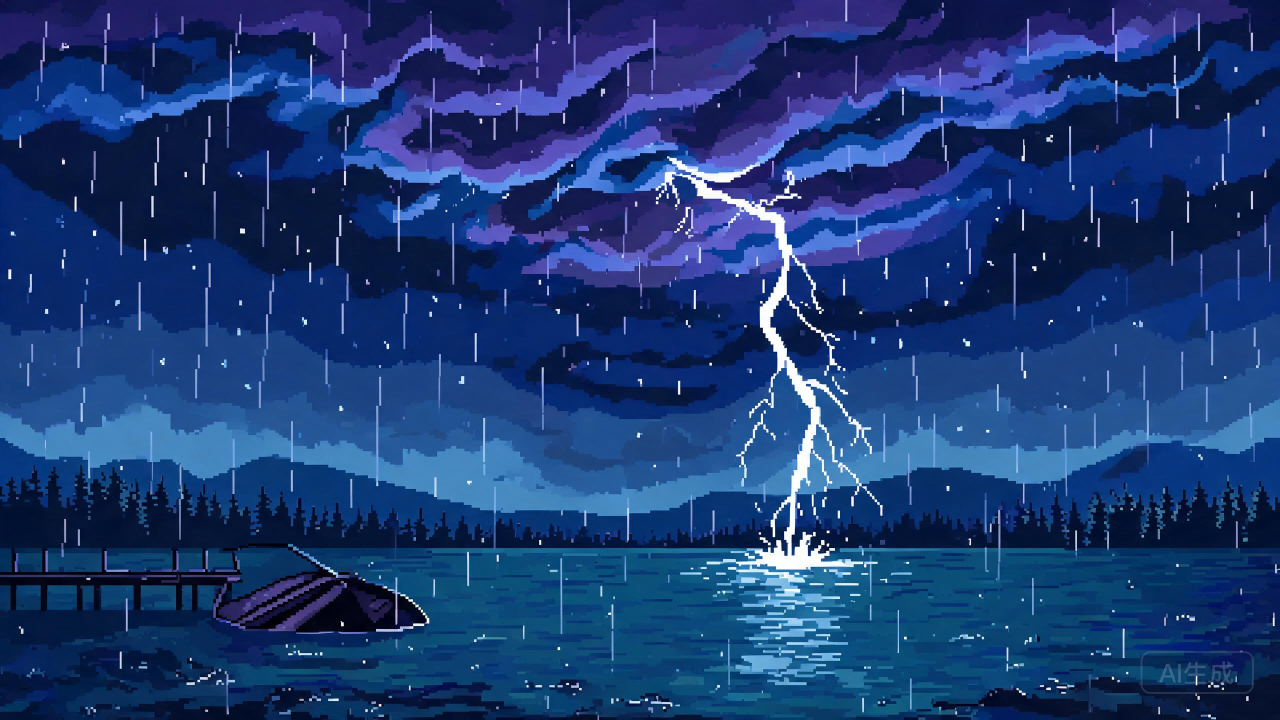
#> input picture assets/bg_storm.jpg, 2560 x 1440 px, found by its file name (shown at 1/2 size)
$ python gen_cg.py
#> lines starting #> are read from the running program, lines starting #| are printed output that depends on the picture
#!/usr/bin/env python3
"""Convert Seedream-generated CG backdrops into game palette-indexed C arrays.
Output: cg_scenes.h  (CG_PAL[][][3] + CG_IMG[][512*288])"""
from PIL import Image
import os

W, H = 512, 288
NCOL = 96  # per-scene palette size after quantization
OUT = "/workspace/cg_scenes.h"

def build(path):
#> called with path = '/workspace/assets/bg_storm.jpg'
    im = Image.open(path).convert("RGB")
#> im is the input picture: PIL image 2560x1440 RGB; mean R, G, B 26.7, 58.4, 116.9
    # cover-crop to 16:9 then downscale (Lanczos) -> crisp, then quantize
    tw, th = im.size
#> tw = 2560; th = 1440
    target = 16/9.0
    cur = tw/float(th)
#> cur = 1.78
    if cur > target:
        nw = int(th*target); x0 = (tw-nw)//2; im = im.crop((x0,0,x0+nw,th))
    else:
        nh = int(tw/target); y0 = (th-nh)//2; im = im.crop((0,y0,tw,y0+nh))
#> after `nh = int(tw / target)`: nh = 1440
#> after `y0 = (th - nh) // 2`: y0 = 0
    im = im.resize((W,H), Image.LANCZOS)
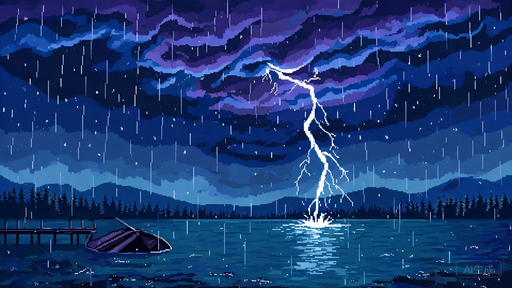
#> im: PIL image 512x288 RGB; mean R, G, B 26.8, 58.4, 116.9
    # posterize a bit for retro feel
    q = im.quantize(colors=NCOL, method=Image.MEDIANCUT, dither=Image.FLOYDSTEINBERG)
    pal = q.getpalette()[:NCOL*3]
#> pal = 288 values, max 245 at index 2, min 1 at index 279, mean 67.99
    idx = list(q.getdata())  # W*H
#> idx = 147456 items
    return pal, idx

def fmt_pal(pal):
    rows=[]
#> rows = []
    for i in range(0,len(pal),3):
        rows.append("{%d,%d,%d}"%(pal[i],pal[i+1],pal[i+2]))
#> this loop made 96 passes
#> i on passes 2 to 13: 3, 6, 9, 12, 15, 18, 21, 24, 27, 30, 33, 36
#> after the loop, rows = 96 items, first 6: '{233,241,245}', '{144,181,214}', '{117,150,204}', '{76,143,199}', '{81,136,195}', '{70,136,191}'
    return ",".join(rows)

def fmt_idx(idx):
    rows=[]
    for i in range(0,len(idx),48):
        rows.append(",".join(str(idx[i+j]) for j in range(min(48,len(idx)-i))))
    return ",\n".join(rows)

def main():
    scenes={1:"bg_storm",2:"bg_dawn",3:"bg_pier",4:"bg_sun"}
    out=[]
    out.append("/* Auto-generated CG backdrops. Do not edit. */")
    out.append("#ifndef CG_SCENES_H")
    out.append("#define CG_SCENES_H")
    out.append("#define CG_W 512")
    out.append("#define CG_H 288")
    out.append("#define CG_N %d"%len(scenes))
    out.append("#define CG_NCOL %d"%NCOL)
    out.append("static const int CG_PALCNT[CG_N]=%s;"%("{"+",".join(str(NCOL) for _ in scenes)+"}"))
    out.append("static const unsigned char CG_PAL[CG_N][CG_NCOL][3]={")
    pals=[]
    for i,p in scenes.items():
        pals.append("{"+fmt_pal(build(os.path.join("/workspace/assets",p+".jpg"))[0])+"}")
#> pass 2 of the loop in main, `for i,p in scenes.items():`:
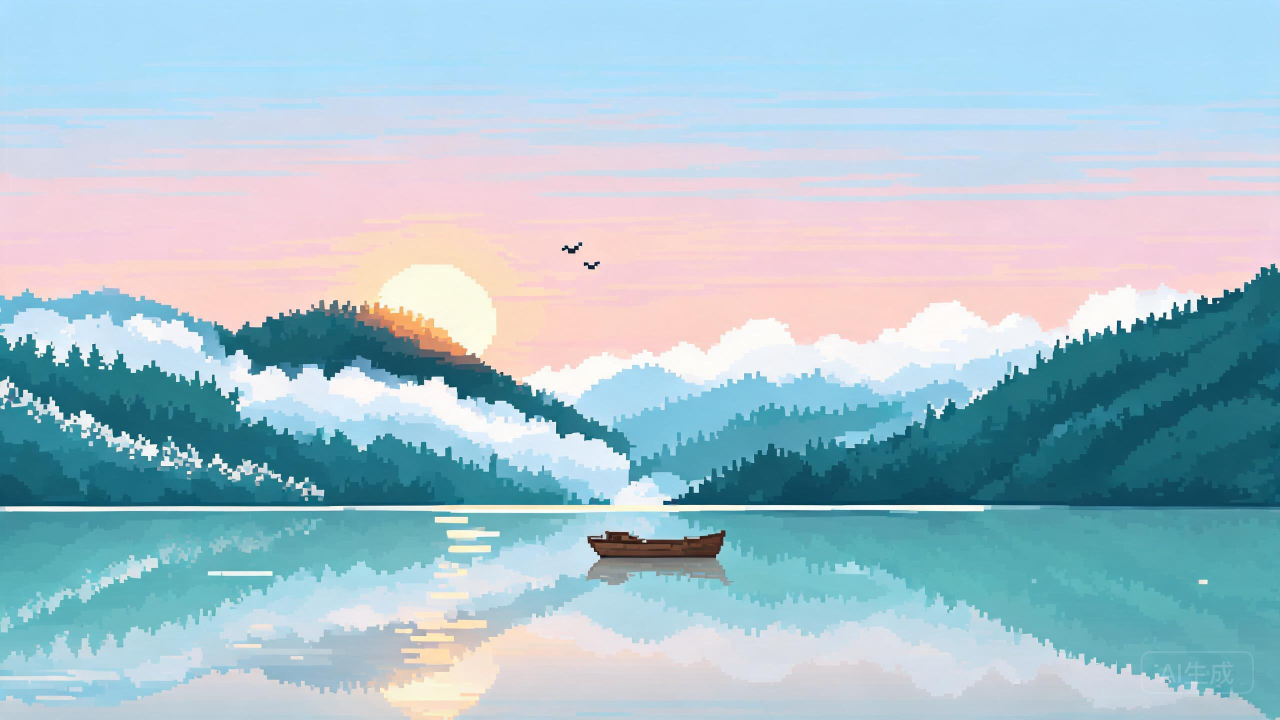
#> input picture assets/bg_dawn.jpg, 2560 x 1440 px, found by its file name (shown at 1/2 size)
#> in build, im is the input picture: PIL image 2560x1440 RGB; mean R, G, B 165.4, 193.7, 205.8
#> in build (call 2), `im = im.resize((W,H), Image.LANCZOS)`:
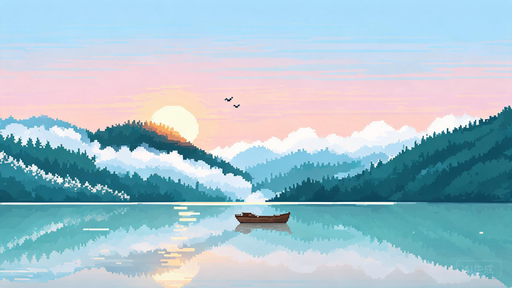
#> im: PIL image 512x288 RGB; mean R, G, B 165.4, 193.7, 205.8
#> pal = 288 values, max 254 at index 122, min 18 at index 279, mean 193
#> the loop in fmt_pal (call 2), `for i in range(0,len(pal),3):` made 96 passes
#> pass 3 of the loop in main, `for i,p in scenes.items():`:
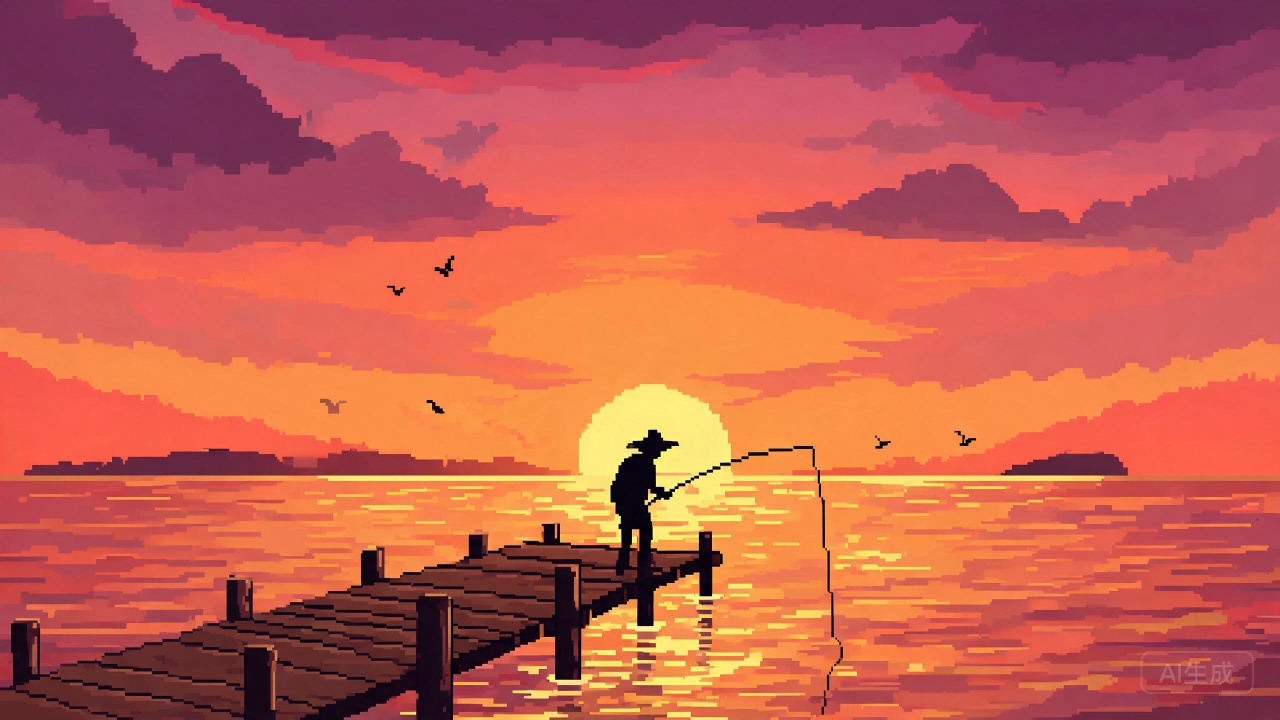
#> input picture assets/bg_pier.jpg, 2560 x 1440 px, found by its file name (shown at 1/2 size)
#> in build, im is the input picture: PIL image 2560x1440 RGB; mean R, G, B 197.3, 93.7, 80.4
#> in build (call 3), `im = im.resize((W,H), Image.LANCZOS)`:
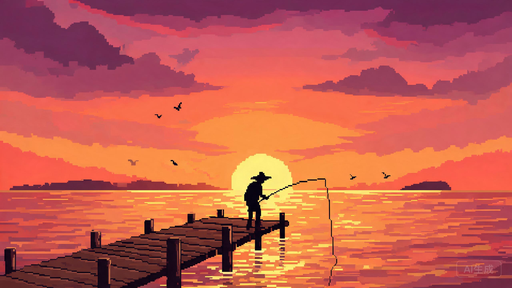
#> im: PIL image 512x288 RGB; mean R, G, B 197.2, 93.7, 80.4
#> pal = 288 values, max 253 at index 0, min 3 at index 286, mean 124.2
#> the loop made 4 passes; the first 3 are shown
    out.append(",".join(pals))
    out.append("};")
    out.append("static const unsigned char CG_IMG[CG_N][CG_W*CG_H]={")
    imgs=[]
    for i,p in scenes.items():
        idx=build(os.path.join("/workspace/assets",p+".jpg"))[1]
        imgs.append("{\n"+fmt_idx(idx)+"}")
#> pass 2 of the loop in main, `for i,p in scenes.items():`:
#> pass 3 of the loop in main, `for i,p in scenes.items():`:
#> the loop made 4 passes; the first 3 are shown
    out.append(",".join(imgs))
    out.append("};")
    out.append("#endif")
    with open(OUT,"w") as f:
        f.write("\n".join(out))
    print("wrote", OUT, os.path.getsize(OUT), "bytes")

if __name__=="__main__":
    main()
